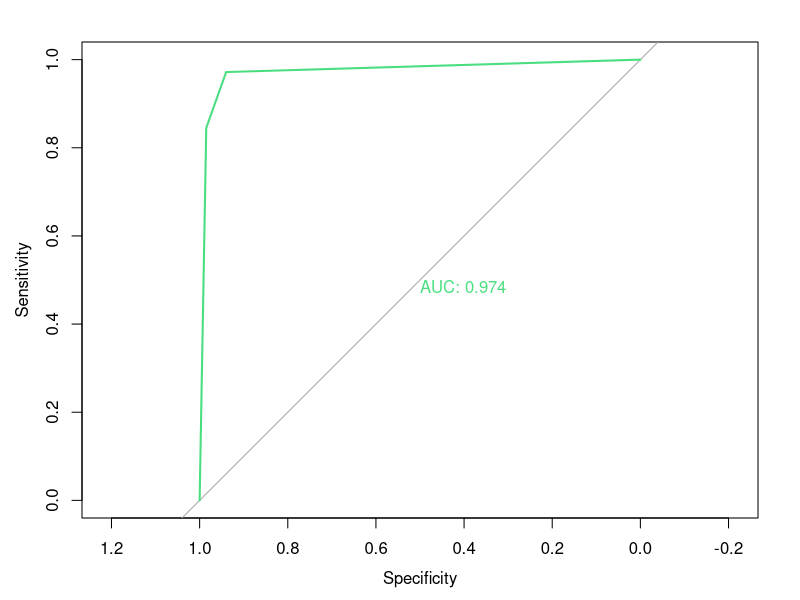
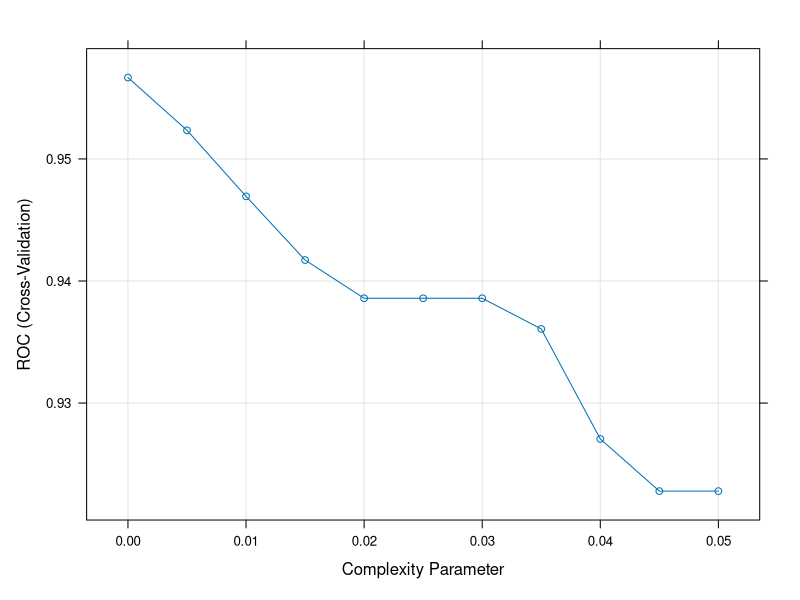
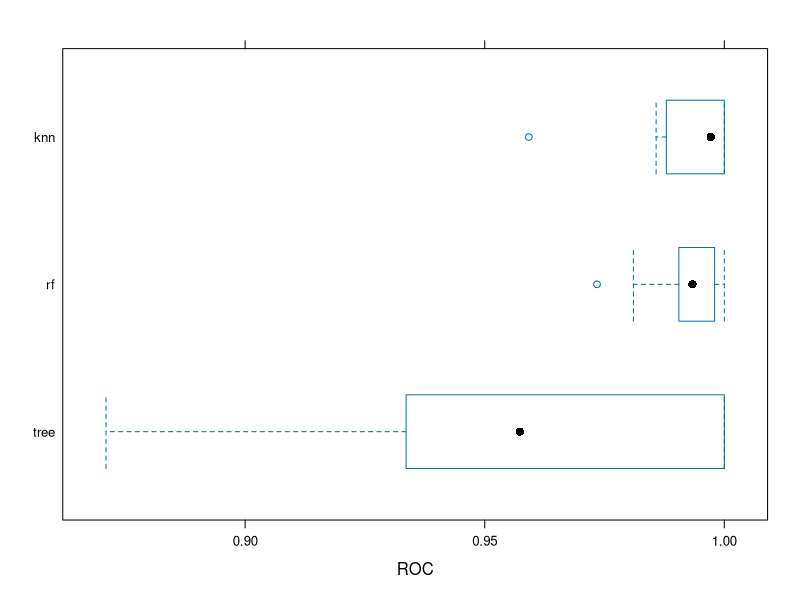

The R script that drew these images, in order:
## ---- chunk 1
knitr::opts_chunk$set(eval = TRUE, message = FALSE, warning = FALSE,
                      fig.width = 6, fig.height = 4.5)
## ---- chunk 2
library(mlbench)
library(caret)
library(pROC)
library(randomForest)   # engine for method = "rf"

data(BreastCancer)
bc <- BreastCancer

bc$Id <- NULL
bc[, 1:9] <- lapply(bc[, 1:9],
                    function(x) as.numeric(as.character(x)))
bc <- na.omit(bc)

str(bc)
table(bc$Class)
## ---- chunk 3
set.seed(2026)
idx   <- createDataPartition(bc$Class, p = 0.7, list = FALSE)
train <- bc[idx, ]
test  <- bc[-idx, ]

nrow(test)
table(test$Class)
## ---- chunk 4
fit_tree <- train(Class ~ ., data = train, method = "rpart")

pred <- predict(fit_tree, newdata = test)
cm   <- confusionMatrix(pred, test$Class, positive = "malignant")
cm
## ---- chunk 5
tab <- cm$table
TP <- tab["malignant", "malignant"]
FN <- tab["benign",    "malignant"]
FP <- tab["malignant", "benign"]
TN <- tab["benign",    "benign"]

sensitivity_manual <- TP / (TP + FN)
specificity_manual <- TN / (TN + FP)

c(manual_sens = sensitivity_manual, caret_sens = cm$byClass["Sensitivity"])
c(manual_spec = specificity_manual, caret_spec = cm$byClass["Specificity"])
## ---- chunk 6
n_test        <- nrow(test)
n_benign_test <- sum(test$Class == "benign")

modelA_accuracy    <- n_benign_test / n_test   # predicting benign for all
modelA_sensitivity <- 0                        # catches zero malignancies

c(accuracy = modelA_accuracy, sensitivity = modelA_sensitivity)
## ---- chunk 7
prob    <- predict(fit_tree, newdata = test, type = "prob")[, "malignant"]
roc_obj <- roc(response = test$Class, predictor = prob,
               levels = c("benign", "malignant"))

auc(roc_obj)
plot(roc_obj, print.auc = TRUE, col = "#4ade80")
## ---- chunk 8
pred_02 <- factor(ifelse(prob > 0.2, "malignant", "benign"),
                  levels = levels(test$Class))
confusionMatrix(pred_02, test$Class, positive = "malignant")$byClass[
  c("Sensitivity", "Specificity")]
## ---- chunk 9
coords(roc_obj, x = "best", best.method = "youden",
       ret = c("threshold", "sensitivity", "specificity"))
## ---- chunk 10
ctrl <- trainControl(method = "cv", number = 10,
                     classProbs = TRUE,
                     summaryFunction = twoClassSummary)

grid_cp <- expand.grid(cp = seq(0.0, 0.05, by = 0.005))

fit_tree_cv <- train(Class ~ ., data = train,
                     method    = "rpart",
                     trControl = ctrl,
                     metric    = "ROC",
                     tuneGrid  = grid_cp)

fit_tree_cv$bestTune
plot(fit_tree_cv)
## ---- chunk 11
fit_knn <- train(Class ~ ., data = train,
                 method     = "knn",
                 preProcess = c("center", "scale"),
                 trControl  = ctrl,
                 metric     = "ROC",
                 tuneGrid   = expand.grid(k = seq(3, 31, by = 2)))

fit_knn$bestTune
## ---- chunk 12
fit_rf <- train(Class ~ ., data = train,
                method    = "rf",
                trControl = ctrl,
                metric    = "ROC",
                tuneGrid  = expand.grid(mtry = 2:6))

fit_rf$bestTune
## ---- chunk 13
res <- resamples(list(tree = fit_tree_cv, knn = fit_knn, rf = fit_rf))
summary(res)
bwplot(res, metric = "ROC")
## ---- chunk 14
# pick the winner by mean CV AUC, programmatically
cv_auc <- sapply(list(tree = fit_tree_cv, knn = fit_knn, rf = fit_rf),
                 function(m) max(m$results$ROC))
best_name  <- names(which.max(cv_auc))
best_model <- list(tree = fit_tree_cv, knn = fit_knn, rf = fit_rf)[[best_name]]
best_name

# ---- test set opened ONCE ----
final_pred <- predict(best_model, newdata = test)
confusionMatrix(final_pred, test$Class, positive = "malignant")

final_prob <- predict(best_model, newdata = test, type = "prob")[, "malignant"]
final_roc  <- roc(test$Class, final_prob, levels = c("benign", "malignant"))
auc(final_roc)                       # test AUC
max(best_model$results$ROC)          # CV AUC, for comparison
